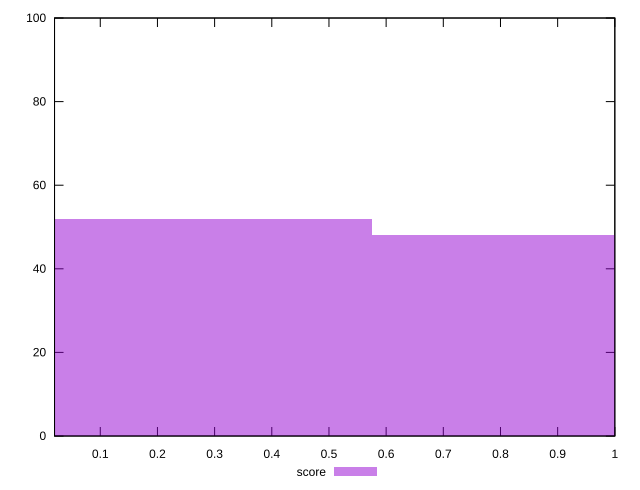

gnuplot code for this plot:
reset

$score <<EOF
0 52
1.1492985780419556 48
EOF

set key outside below
set boxwidth 1.1492985780419556
set xrange [0.02:1]
set yrange [0:100]
set trange [0:100]
set style fill transparent solid 0.5 noborder
set terminal svg size 640, 490 enhanced background rgb 'white'
set output "reports/report_00028_2021-02-24T12-49-42.674Z/interactive/samples/agenda/score/histogram.svg"

plot $score title "score" with boxes

reset
